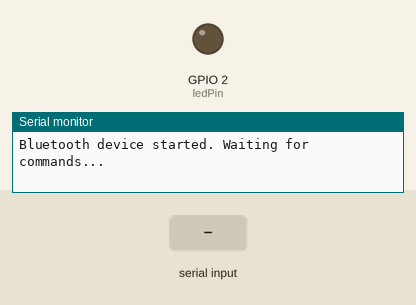
Bench run of a sketch on a simulated ESP32. Shown: output pins drawn as LEDs (lit = HIGH), the last lines printed to the serial monitor. The inputs (shaded band) are chosen by the test bench. Nothing arrives over Bluetooth unless stated.

Above: at 1.2 s.
1.3 s: "Relay_toggled\n" received over the second serial link
At 2.5 s:
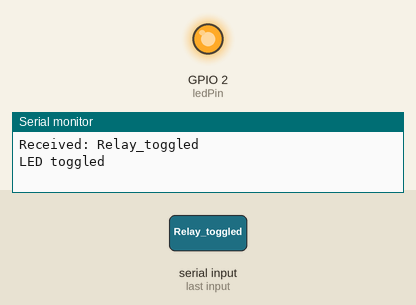
2.8 s: "1\n" received over the second serial link
Timing chart, 0 to 5.8 s (numbered marks = the images above; inputs shaded):
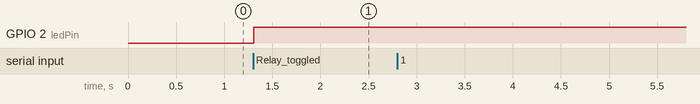

The sketch:

blut.ino
```cpp
#include "BluetoothSerial.h"

#if !defined(CONFIG_BT_ENABLED) || !defined(CONFIG_BLUEDROID_ENABLED)
#error Bluetooth is not enabled! Please enable it in the configuration
#endif

BluetoothSerial SerialBT;

const int ledPin = 2; // GPIO 2 (often built-in LED)

void setup() {
  Serial.begin(115200);
  SerialBT.begin("ESP32test"); // Bluetooth device name
  pinMode(ledPin, OUTPUT);

  Serial.println("Bluetooth device started. Waiting for commands...");
}

void loop() {
  if (SerialBT.available()) {
    String command = SerialBT.readStringUntil('\n');
    command.trim();

    Serial.println("Received: " + command);

    if (command.equalsIgnoreCase("Relay_toggled")) {
      digitalWrite(ledPin, !digitalRead(ledPin));  // toggle LED
      Serial.println("LED toggled");
    }
  }

  delay(20);
}
```

Measured:
- after the input at 1.3 s, GPIO 2 (ledPin): LOW → HIGH at once
